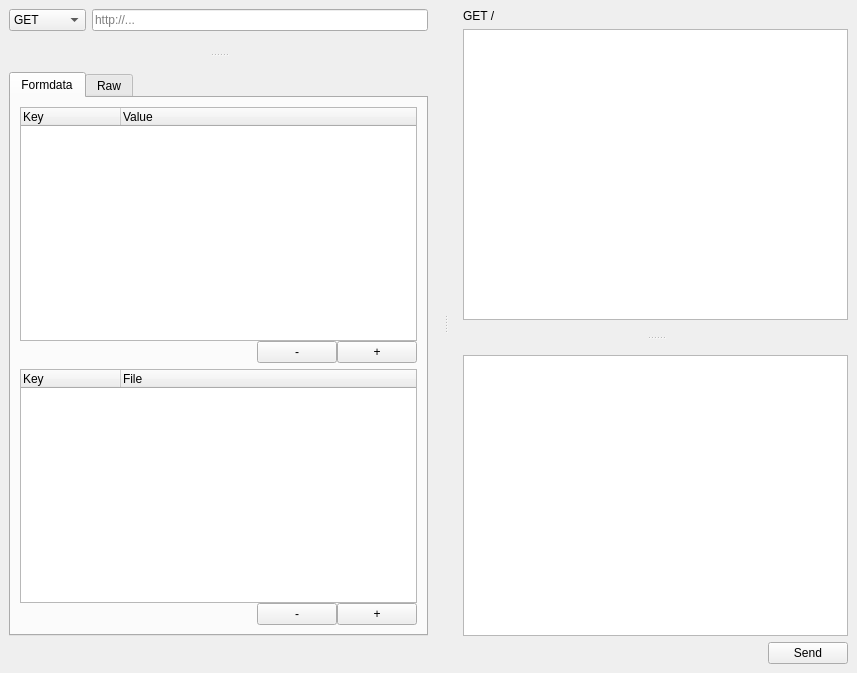
<?xml version="1.0" encoding="UTF-8"?>
<ui version="4.0">
 <class>MainWindow</class>
 <widget class="QMainWindow" name="MainWindow">
  <property name="geometry">
   <rect>
    <x>0</x>
    <y>0</y>
    <width>857</width>
    <height>673</height>
   </rect>
  </property>
  <property name="windowTitle">
   <string>GetIt</string>
  </property>
  <widget class="QWidget" name="centralwidget">
   <layout class="QVBoxLayout" name="verticalLayout_4">
    <item>
     <widget class="QSplitter" name="splitter_2">
      <property name="orientation">
       <enum>Qt::Horizontal</enum>
      </property>
      <property name="handleWidth">
       <number>35</number>
      </property>
      <widget class="QWidget" name="">
       <layout class="QVBoxLayout" name="verticalLayout_2">
        <item>
         <layout class="QHBoxLayout" name="horizontalLayout">
          <item>
           <widget class="QComboBox" name="cbMethod">
            <item>
             <property name="text">
              <string>GET</string>
             </property>
            </item>
            <item>
             <property name="text">
              <string>POST</string>
             </property>
            </item>
            <item>
             <property name="text">
              <string>PUT</string>
             </property>
            </item>
            <item>
             <property name="text">
              <string>DELETE</string>
             </property>
            </item>
            <item>
             <property name="text">
              <string>HEAD</string>
             </property>
            </item>
            <item>
             <property name="text">
              <string>TRACE</string>
             </property>
            </item>
            <item>
             <property name="text">
              <string>PATCH</string>
             </property>
            </item>
           </widget>
          </item>
          <item>
           <widget class="QLineEdit" name="textUri">
            <property name="placeholderText">
             <string>http://...</string>
            </property>
           </widget>
          </item>
         </layout>
        </item>
        <item>
         <widget class="QSplitter" name="splitter">
          <property name="orientation">
           <enum>Qt::Vertical</enum>
          </property>
          <property name="handleWidth">
           <number>35</number>
          </property>
          <widget class="QWidget" name="gridLayoutWidget">
           <layout class="QGridLayout" name="requestInfoWidget"/>
          </widget>
          <widget class="QTabWidget" name="tabpagesBody">
           <property name="currentIndex">
            <number>0</number>
           </property>
           <widget class="QWidget" name="bodyFormdata">
            <attribute name="title">
             <string>Formdata</string>
            </attribute>
            <layout class="QVBoxLayout" name="verticalLayout_3">
             <item>
              <layout class="QVBoxLayout" name="layoutFormdata">
               <property name="spacing">
                <number>0</number>
               </property>
               <item>
                <widget class="QTreeWidget" name="treeBodyFormdata">
                 <property name="tabKeyNavigation">
                  <bool>true</bool>
                 </property>
                 <property name="alternatingRowColors">
                  <bool>true</bool>
                 </property>
                 <property name="rootIsDecorated">
                  <bool>true</bool>
                 </property>
                 <property name="uniformRowHeights">
                  <bool>true</bool>
                 </property>
                 <property name="sortingEnabled">
                  <bool>false</bool>
                 </property>
                 <property name="animated">
                  <bool>true</bool>
                 </property>
                 <property name="allColumnsShowFocus">
                  <bool>true</bool>
                 </property>
                 <attribute name="headerMinimumSectionSize">
                  <number>19</number>
                 </attribute>
                 <column>
                  <property name="text">
                   <string>Key</string>
                  </property>
                 </column>
                 <column>
                  <property name="text">
                   <string>Value</string>
                  </property>
                 </column>
                </widget>
               </item>
               <item>
                <layout class="QHBoxLayout" name="layoutFormdataButtons">
                 <property name="spacing">
                  <number>0</number>
                 </property>
                 <item>
                  <spacer name="spacerFormdataButtons">
                   <property name="orientation">
                    <enum>Qt::Horizontal</enum>
                   </property>
                   <property name="sizeHint" stdset="0">
                    <size>
                     <width>40</width>
                     <height>20</height>
                    </size>
                   </property>
                  </spacer>
                 </item>
                 <item>
                  <widget class="QPushButton" name="btnRemoveFormdata">
                   <property name="text">
                    <string>-</string>
                   </property>
                  </widget>
                 </item>
                 <item>
                  <widget class="QPushButton" name="btnAddFormdata">
                   <property name="text">
                    <string>+</string>
                   </property>
                  </widget>
                 </item>
                </layout>
               </item>
              </layout>
             </item>
             <item>
              <layout class="QVBoxLayout" name="layoutFormdataFiles">
               <property name="spacing">
                <number>0</number>
               </property>
               <item>
                <widget class="QTreeWidget" name="treeBodyFormdataFiles">
                 <property name="tabKeyNavigation">
                  <bool>true</bool>
                 </property>
                 <property name="alternatingRowColors">
                  <bool>true</bool>
                 </property>
                 <property name="rootIsDecorated">
                  <bool>true</bool>
                 </property>
                 <property name="uniformRowHeights">
                  <bool>true</bool>
                 </property>
                 <property name="sortingEnabled">
                  <bool>false</bool>
                 </property>
                 <property name="animated">
                  <bool>true</bool>
                 </property>
                 <property name="allColumnsShowFocus">
                  <bool>true</bool>
                 </property>
                 <attribute name="headerMinimumSectionSize">
                  <number>19</number>
                 </attribute>
                 <column>
                  <property name="text">
                   <string>Key</string>
                  </property>
                 </column>
                 <column>
                  <property name="text">
                   <string>File</string>
                  </property>
                 </column>
                </widget>
               </item>
               <item>
                <layout class="QHBoxLayout" name="layoutFormdataFilesButtons">
                 <property name="spacing">
                  <number>0</number>
                 </property>
                 <item>
                  <spacer name="spacerFormdataFIlesButtons">
                   <property name="orientation">
                    <enum>Qt::Horizontal</enum>
                   </property>
                   <property name="sizeHint" stdset="0">
                    <size>
                     <width>40</width>
                     <height>20</height>
                    </size>
                   </property>
                  </spacer>
                 </item>
                 <item>
                  <widget class="QPushButton" name="btnRemoveFormdataFile">
                   <property name="text">
                    <string>-</string>
                   </property>
                  </widget>
                 </item>
                 <item>
                  <widget class="QPushButton" name="btnAddFormdataFile">
                   <property name="text">
                    <string>+</string>
                   </property>
                  </widget>
                 </item>
                </layout>
               </item>
              </layout>
             </item>
            </layout>
           </widget>
           <widget class="QWidget" name="bodyRaw">
            <attribute name="title">
             <string>Raw</string>
            </attribute>
            <layout class="QVBoxLayout" name="verticalLayout">
             <item>
              <widget class="QLineEdit" name="textContentType">
               <property name="placeholderText">
                <string>Content-Type</string>
               </property>
              </widget>
             </item>
             <item>
              <widget class="QPlainTextEdit" name="textBodyRaw">
               <property name="placeholderText">
                <string>Body</string>
               </property>
              </widget>
             </item>
            </layout>
           </widget>
          </widget>
         </widget>
        </item>
       </layout>
      </widget>
      <widget class="QSplitter" name="splitterResponse">
       <property name="orientation">
        <enum>Qt::Vertical</enum>
       </property>
       <property name="handleWidth">
        <number>35</number>
       </property>
       <widget class="QWidget" name="layoutWidget">
        <layout class="QVBoxLayout" name="layoutResponseMethodUriHeaders">
         <item>
          <widget class="QLabel" name="lblRequestMethodUri">
           <property name="text">
            <string>GET /</string>
           </property>
           <property name="textInteractionFlags">
            <set>Qt::LinksAccessibleByMouse|Qt::TextSelectableByMouse</set>
           </property>
          </widget>
         </item>
         <item>
          <widget class="QListWidget" name="listResponseHeaders">
           <property name="editTriggers">
            <set>QAbstractItemView::NoEditTriggers</set>
           </property>
           <property name="showDropIndicator" stdset="0">
            <bool>false</bool>
           </property>
           <property name="alternatingRowColors">
            <bool>true</bool>
           </property>
           <property name="selectionBehavior">
            <enum>QAbstractItemView::SelectRows</enum>
           </property>
           <property name="uniformItemSizes">
            <bool>true</bool>
           </property>
           <property name="sortingEnabled">
            <bool>true</bool>
           </property>
          </widget>
         </item>
        </layout>
       </widget>
       <widget class="QTextEdit" name="textResponseBody"/>
      </widget>
     </widget>
    </item>
    <item>
     <layout class="QHBoxLayout" name="horizontalLayout_2">
      <item>
       <spacer name="spacerSend">
        <property name="orientation">
         <enum>Qt::Horizontal</enum>
        </property>
        <property name="sizeHint" stdset="0">
         <size>
          <width>40</width>
          <height>20</height>
         </size>
        </property>
       </spacer>
      </item>
      <item>
       <widget class="QPushButton" name="btnSend">
        <property name="text">
         <string>Send</string>
        </property>
       </widget>
      </item>
     </layout>
    </item>
   </layout>
  </widget>
  <widget class="QMenuBar" name="menubar">
   <property name="geometry">
    <rect>
     <x>0</x>
     <y>0</y>
     <width>857</width>
     <height>22</height>
    </rect>
   </property>
  </widget>
 </widget>
 <resources/>
 <connections/>
</ui>
